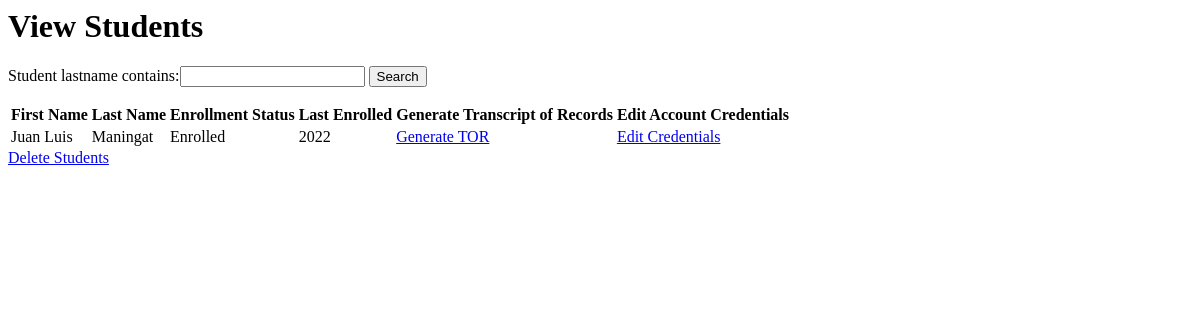
The page /studentList (signed in) on the database as committed earlier.
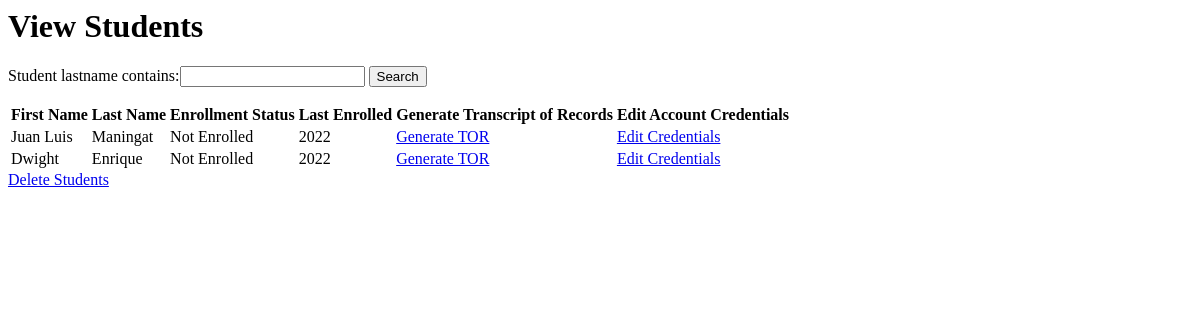
The same page on the database as committed later.
### sis_app/models.py (models this page shows)
class Account(models.Model):
    username = models.CharField(max_length=128)
    password = models.CharField(max_length=128)#passwords should be stored hashed
    class Meta:
        abstract=True # Don't use this line if you want Contact to have its own table

class Student(Account):
    student_firstname = models.CharField(max_length=128, default=None)#
    student_lastname = models.CharField(max_length=128, default=None)#
    student_middlename = models.CharField(max_length=128, default=None)
    student_nickname = models.CharField(max_length=128, default=None)
    student_birthday = models.DateField(default=datetime.date.today())
    grade_levels = [
        ('Nursery','Nursery'),
        ('Kinder 1','Kinder 1'),
        ('Kinder 2 Junior', 'Kinder 2 Junior'),
        ('Kinder 2 Senior', 'Kinder 2 Senior'),
    ]
    student_grade_level = models.CharField(max_length=128, choices=grade_levels, default='Nursery')#
    status =[
    ('Not Enrolled','Not Enrolled'),
    ('Enrolled', 'Enrolled'),
    ]#
    enrollment_status = models.CharField(max_length=20, choices=status,default='Not Enrolled')#
    student_schoolyear_start=models.IntegerField(('year'), validators=[MinValueValidator(2000)], default=None)#
    student_address = models.CharField(max_length=300, default=None)
    student_religion = models.CharField(max_length=128, default=None)
    student_nationality = models.CharField(max_length=128, default=None)
    student_hobbies = models.TextField(max_length=500, default=None)
    student_likes = models.TextField(max_length=500, default=None)
    student_dislikes = models.TextField(max_length=500, default=None)
    student_shm = models.TextField(max_length=500, default=None)
    student_allergies = models.TextField(max_length=500, default=None)
    student_sd = models.TextField(max_length=500, default=None)
    student_oconsiderations = models.TextField(max_length=500, default=None)
    student_guardianemail = models.EmailField(max_length = 254, default=None)
    student_f_firstname = models.CharField(max_length=128, default=None)
    student_f_lastname = models.CharField(max_length=128, default=None)
    student_f_middlename = models.CharField(max_length=128, default=None)
    student_f_telno = models.CharField(max_length=128, default=None)
    student_f_address = models.CharField(max_length=300, default=None)
    student_f_occupation = models.CharField(max_length=128, default=None)
    student_f_employer = models.CharField(max_length=128, default=None)
    student_f_oaddress = models.CharField(max_length=300, default=None)
    student_f_otelno = models.CharField(max_length=128, default=None)
    student_f_natureofbusiness = models.CharField(max_length=128, default=None)
    student_m_firstname = models.CharField(max_length=128, default=None)
    student_m_lastname = models.CharField(max_length=128, default=None)
    student_m_middlename = models.CharField(max_length=128, default=None)
    student_m_telno = models.CharField(max_length=128, default=None)
    student_m_address = models.CharField(max_length=300, default=None)
    student_m_occupation = models.CharField(max_length=128, default=None)
    student_m_employer = models.CharField(max_length=128, default=None)
    student_m_oaddress = models.CharField(max_length=300, default=None)
    student_m_otelno = models.CharField(max_length=128, default=None)
    student_m_natureofbusiness = models.CharField(max_length=128, default=None)
    student_sibling_name = models.CharField(max_length=300, default=None)
    student_sibling_gender = models.CharField(max_length=128, default=None)
    student_sibling_age = models.IntegerField(default=None)
    student_sibling_school=models.CharField(max_length=300, default=None)
    student_medexp = models.BooleanField(default = False)
    student_rules = models.BooleanField(default = False)
    student_accuracy = models.BooleanField(default = False)
    student_signedname = models.CharField(max_length=300, default=None)
    student_signdate = models.DateField(default=datetime.date.today())
    enrollment_plan_choices =[
    ('Annually','Annually'),
    ('Bi-Annually', 'Bi-Annually'),
    ('Quarterly', 'Quarterly'),
    ]
    student_enrollment_plan = models.CharField(max_length=20, choices=enrollment_plan_choices,default='Annually')

### sis_app/views.py (the view)
# urls.py: path('studentList',views.StudentList, name="student_list"),
@login_required(login_url='sis_app:log_in')
def StudentList(request):
    if request.user.is_superuser:
        students = Student.objects.all()
        myFilter = StudentFilter(request.GET, queryset=students)
        students = myFilter.qs
        context = {'studentList' : students, 'myFilter': myFilter}
        return render(request,"sis_app/Student_List.html", context)
    else:
        return redirect('sis_app:home')

### sis_app/templates/sis_app/Student_List.html (shortened to what this page needs)
{% load static %}
<h1 class="pageHeading">View Students</h1>
<div class="form-container">
    <form method="get" style=>
        {{myFilter.form}}
        <button class="buttonDesignPositive" type="submit">Search</button>
    </form>
</div>
<div class="table-container">
    <table class = "table table-borderless">
        <thead class= "border-bottom font-weight-bold">
            <tr>
                <th>First Name</th>
                <th>Last Name</th>
                <th>Enrollment Status</th>
                <th>Last Enrolled</th>
                <th>Generate Transcript of Records</th>
                <th>Edit Account Credentials</th>
                <th></th>
            </tr>
        </thead>
        <tbody>
            {% for student in studentList %}
            <tr>
                <td data-heading="First Name">{{student.student_firstname}}</td>
                <td data-heading="Last Name">{{student.student_lastname}}</td>
                <td data-heading="Enrollment Status">{{student.enrollment_status}}</td>
                <td data-heading="Last Enrolled">{{student.student_schoolyear_start}}</td>
                <td><a class="buttonDesignNegative" href="{% url 'sis_app:generate_tor' student.id %}">Generate TOR</a></td>
                <td><a class="buttonDesignNegative" href="{% url 'sis_app:admin_account_edit' student.id %}">Edit Credentials</a></td>
            </tr>
            {% endfor %}
        </tbody>
    </table>
</div>
<a class="buttonDesignNegative" href="{% url 'sis_app:delete_students_page' %}">Delete Students</a>

Rows that differ between the two databases and show on the page:
changed Student "Juan Luis": enrollment_status "Enrolled" → "Not Enrolled"
added Student: student_firstname "Dwight", student_lastname "Enrique", enrollment_status "Not Enrolled", student_schoolyear_start "2022"
